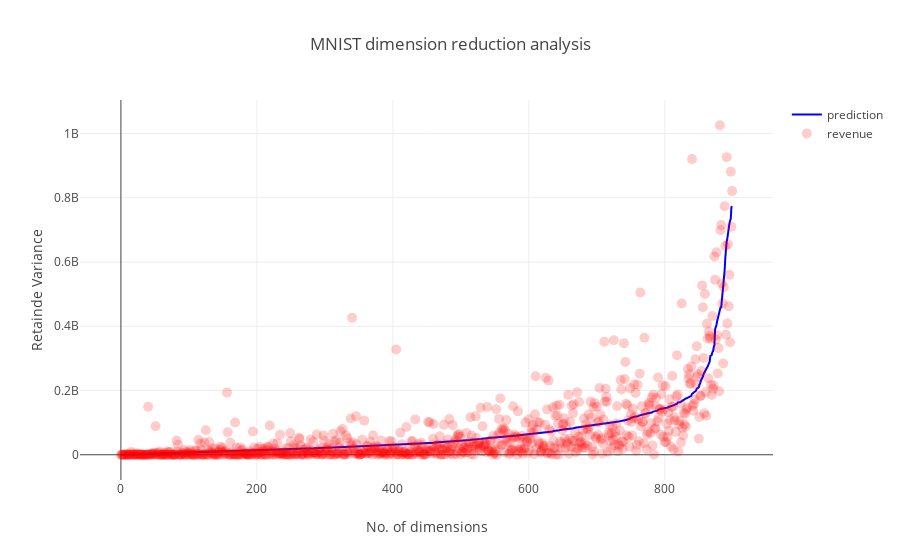

Notebook code for this chart:
### Code cell
trace0=go.Scatter(
        y=df_final_pred.prediction,
        x=df_final_pred.index,
        name="prediction",
        mode='lines',
        marker=dict(
        color="blue",
        size=10,
        opacity=0.2
        )
    )



trace1=go.Scatter(
        y=df_final_pred.revenue,
        x=df_final_pred.index,
        name="revenue",
        mode='markers',
        marker=dict(
        color="red",
        size=10,
        opacity=0.2,
    
        )
    )



data=[trace0, trace1]
figure=go.Figure(
    data=data,
    layout=go.Layout(
        title="MNIST dimension reduction analysis",
        xaxis=dict(title="No. of dimensions"),
        yaxis=dict(title="Retainde Variance"),

    
    ))
iplot(figure)

### Figure 1 — Plotly figure (JSON) as saved in the notebook; plotly's stock layout.template omitted (floating-point values rounded to 4 significant figures; data arrays with more than 128 entries replaced by an {"elided": "..."} marker saying what was removed)
{"data": [{"marker": {"color": "blue", "opacity": 0.2, "size": 10}, "mode": "lines", "name": "prediction", "type": "scatter", "uid": "dc15531f-13dc-49e6-9960-22558d8983d7", "x": {"elided": "900 int values"}, "y": {"elided": "900 float values"}}, {"marker": {"color": "red", "opacity": 0.2, "size": 10}, "mode": "markers", "name": "revenue", "type": "scatter", "uid": "b5fd1abf-9c5a-443f-a704-ab434a4b549c", "x": {"elided": "900 int values"}, "y": {"elided": "900 int values"}}], "layout": {"title": {"text": "MNIST dimension reduction analysis"}, "xaxis": {"title": {"text": "No. of dimensions"}}, "yaxis": {"title": {"text": "Retainde Variance"}}}}
